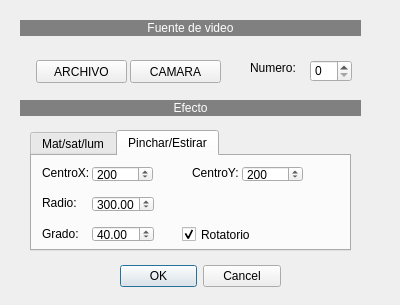
<?xml version="1.0" encoding="UTF-8"?>
<ui version="4.0">
 <class>copiar_efectos</class>
 <widget class="QDialog" name="copiar_efectos">
  <property name="geometry">
   <rect>
    <x>0</x>
    <y>0</y>
    <width>400</width>
    <height>305</height>
   </rect>
  </property>
  <property name="windowTitle">
   <string>Copiar a video</string>
  </property>
  <widget class="QDialogButtonBox" name="buttonBox">
   <property name="geometry">
    <rect>
     <x>120</x>
     <y>260</y>
     <width>161</width>
     <height>32</height>
    </rect>
   </property>
   <property name="orientation">
    <enum>Qt::Horizontal</enum>
   </property>
   <property name="standardButtons">
    <set>QDialogButtonBox::Cancel|QDialogButtonBox::Ok</set>
   </property>
  </widget>
  <widget class="QLabel" name="label">
   <property name="geometry">
    <rect>
     <x>20</x>
     <y>20</y>
     <width>341</width>
     <height>16</height>
    </rect>
   </property>
   <property name="styleSheet">
    <string notr="true">background-color: rgb(128, 128, 128);
color: rgb(255, 255, 255);</string>
   </property>
   <property name="text">
    <string>Fuente de video</string>
   </property>
   <property name="alignment">
    <set>Qt::AlignCenter</set>
   </property>
  </widget>
  <widget class="QPushButton" name="pushButton">
   <property name="geometry">
    <rect>
     <x>36</x>
     <y>60</y>
     <width>91</width>
     <height>23</height>
    </rect>
   </property>
   <property name="text">
    <string>ARCHIVO</string>
   </property>
   <property name="checkable">
    <bool>true</bool>
   </property>
   <property name="autoExclusive">
    <bool>false</bool>
   </property>
  </widget>
  <widget class="QPushButton" name="pushButton_2">
   <property name="geometry">
    <rect>
     <x>130</x>
     <y>60</y>
     <width>91</width>
     <height>23</height>
    </rect>
   </property>
   <property name="text">
    <string>CAMARA</string>
   </property>
   <property name="checkable">
    <bool>true</bool>
   </property>
   <property name="autoExclusive">
    <bool>false</bool>
   </property>
  </widget>
  <widget class="QLabel" name="label_2">
   <property name="geometry">
    <rect>
     <x>250</x>
     <y>60</y>
     <width>51</width>
     <height>16</height>
    </rect>
   </property>
   <property name="text">
    <string>Numero: </string>
   </property>
  </widget>
  <widget class="QSpinBox" name="spinBox">
   <property name="geometry">
    <rect>
     <x>310</x>
     <y>60</y>
     <width>42</width>
     <height>22</height>
    </rect>
   </property>
  </widget>
  <widget class="QLabel" name="label_3">
   <property name="geometry">
    <rect>
     <x>20</x>
     <y>100</y>
     <width>341</width>
     <height>16</height>
    </rect>
   </property>
   <property name="styleSheet">
    <string notr="true">background-color: rgb(128, 128, 128);
color: rgb(255, 255, 255);</string>
   </property>
   <property name="text">
    <string>Efecto</string>
   </property>
   <property name="alignment">
    <set>Qt::AlignCenter</set>
   </property>
  </widget>
  <widget class="QTabWidget" name="tabWidget">
   <property name="geometry">
    <rect>
     <x>30</x>
     <y>130</y>
     <width>321</width>
     <height>121</height>
    </rect>
   </property>
   <property name="currentIndex">
    <number>1</number>
   </property>
   <widget class="QWidget" name="tab">
    <attribute name="title">
     <string>Mat/sat/lum</string>
    </attribute>
    <widget class="QLabel" name="label_4">
     <property name="geometry">
      <rect>
       <x>10</x>
       <y>10</y>
       <width>47</width>
       <height>13</height>
      </rect>
     </property>
     <property name="text">
      <string>Matiz: </string>
     </property>
    </widget>
    <widget class="QSpinBox" name="spinBox_2">
     <property name="geometry">
      <rect>
       <x>100</x>
       <y>10</y>
       <width>81</width>
       <height>16</height>
      </rect>
     </property>
     <property name="maximum">
      <number>255</number>
     </property>
    </widget>
    <widget class="QLabel" name="label_5">
     <property name="geometry">
      <rect>
       <x>10</x>
       <y>30</y>
       <width>81</width>
       <height>16</height>
      </rect>
     </property>
     <property name="text">
      <string>Saturación: </string>
     </property>
    </widget>
    <widget class="QLabel" name="label_6">
     <property name="geometry">
      <rect>
       <x>10</x>
       <y>50</y>
       <width>91</width>
       <height>16</height>
      </rect>
     </property>
     <property name="text">
      <string>Luminosidad: </string>
     </property>
    </widget>
    <widget class="QDoubleSpinBox" name="doubleSpinBox">
     <property name="geometry">
      <rect>
       <x>100</x>
       <y>30</y>
       <width>81</width>
       <height>16</height>
      </rect>
     </property>
     <property name="value">
      <double>1.000000000000000</double>
     </property>
    </widget>
    <widget class="QDoubleSpinBox" name="doubleSpinBox_2">
     <property name="geometry">
      <rect>
       <x>100</x>
       <y>50</y>
       <width>81</width>
       <height>16</height>
      </rect>
     </property>
     <property name="value">
      <double>1.000000000000000</double>
     </property>
    </widget>
    <widget class="QCheckBox" name="checkBox">
     <property name="geometry">
      <rect>
       <x>210</x>
       <y>10</y>
       <width>70</width>
       <height>17</height>
      </rect>
     </property>
     <property name="text">
      <string>Rotatorio</string>
     </property>
     <property name="checked">
      <bool>true</bool>
     </property>
    </widget>
   </widget>
   <widget class="QWidget" name="tab_2">
    <attribute name="title">
     <string>Pinchar/Estirar</string>
    </attribute>
    <widget class="QLabel" name="label_7">
     <property name="geometry">
      <rect>
       <x>10</x>
       <y>10</y>
       <width>47</width>
       <height>13</height>
      </rect>
     </property>
     <property name="text">
      <string>CentroX: </string>
     </property>
    </widget>
    <widget class="QLabel" name="label_8">
     <property name="geometry">
      <rect>
       <x>160</x>
       <y>10</y>
       <width>47</width>
       <height>13</height>
      </rect>
     </property>
     <property name="text">
      <string>CentroY: </string>
     </property>
    </widget>
    <widget class="QLabel" name="label_9">
     <property name="geometry">
      <rect>
       <x>10</x>
       <y>40</y>
       <width>47</width>
       <height>13</height>
      </rect>
     </property>
     <property name="text">
      <string>Radio: </string>
     </property>
    </widget>
    <widget class="QLabel" name="label_10">
     <property name="geometry">
      <rect>
       <x>10</x>
       <y>70</y>
       <width>47</width>
       <height>16</height>
      </rect>
     </property>
     <property name="text">
      <string>Grado: </string>
     </property>
    </widget>
    <widget class="QSpinBox" name="spinBox_3">
     <property name="geometry">
      <rect>
       <x>210</x>
       <y>10</y>
       <width>61</width>
       <height>16</height>
      </rect>
     </property>
     <property name="maximum">
      <number>2000</number>
     </property>
     <property name="value">
      <number>200</number>
     </property>
    </widget>
    <widget class="QSpinBox" name="spinBox_4">
     <property name="geometry">
      <rect>
       <x>60</x>
       <y>10</y>
       <width>61</width>
       <height>16</height>
      </rect>
     </property>
     <property name="maximum">
      <number>2000</number>
     </property>
     <property name="value">
      <number>200</number>
     </property>
    </widget>
    <widget class="QDoubleSpinBox" name="doubleSpinBox_3">
     <property name="geometry">
      <rect>
       <x>60</x>
       <y>40</y>
       <width>62</width>
       <height>16</height>
      </rect>
     </property>
     <property name="maximum">
      <double>1000.000000000000000</double>
     </property>
     <property name="value">
      <double>300.000000000000000</double>
     </property>
    </widget>
    <widget class="QDoubleSpinBox" name="doubleSpinBox_4">
     <property name="geometry">
      <rect>
       <x>60</x>
       <y>70</y>
       <width>62</width>
       <height>16</height>
      </rect>
     </property>
     <property name="minimum">
      <double>-60.000000000000000</double>
     </property>
     <property name="maximum">
      <double>60.000000000000000</double>
     </property>
     <property name="value">
      <double>40.000000000000000</double>
     </property>
    </widget>
    <widget class="QCheckBox" name="checkBox_2">
     <property name="geometry">
      <rect>
       <x>150</x>
       <y>70</y>
       <width>70</width>
       <height>17</height>
      </rect>
     </property>
     <property name="text">
      <string>Rotatorio</string>
     </property>
     <property name="checked">
      <bool>true</bool>
     </property>
    </widget>
   </widget>
  </widget>
 </widget>
 <resources/>
 <connections>
  <connection>
   <sender>buttonBox</sender>
   <signal>accepted()</signal>
   <receiver>copiar_efectos</receiver>
   <slot>accept()</slot>
   <hints>
    <hint type="sourcelabel">
     <x>248</x>
     <y>254</y>
    </hint>
    <hint type="destinationlabel">
     <x>157</x>
     <y>274</y>
    </hint>
   </hints>
  </connection>
  <connection>
   <sender>buttonBox</sender>
   <signal>rejected()</signal>
   <receiver>copiar_efectos</receiver>
   <slot>reject()</slot>
   <hints>
    <hint type="sourcelabel">
     <x>316</x>
     <y>260</y>
    </hint>
    <hint type="destinationlabel">
     <x>286</x>
     <y>274</y>
    </hint>
   </hints>
  </connection>
 </connections>
</ui>
